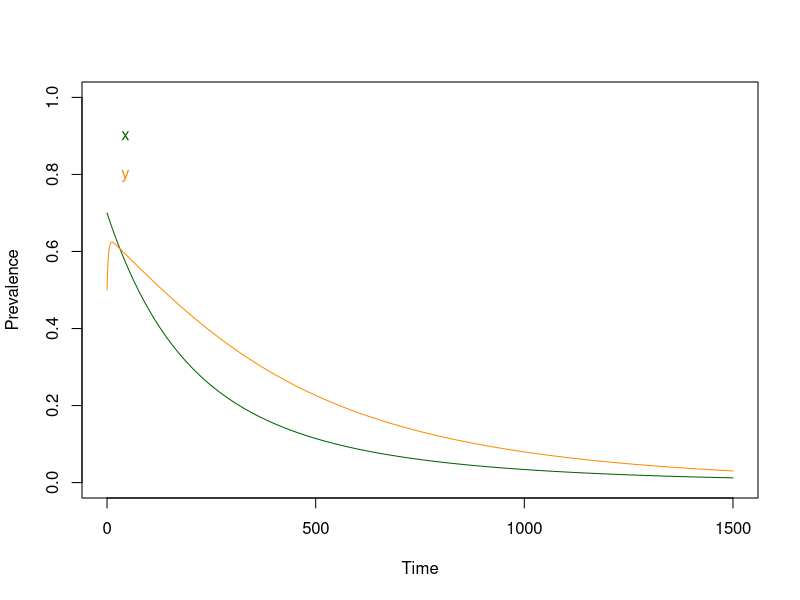
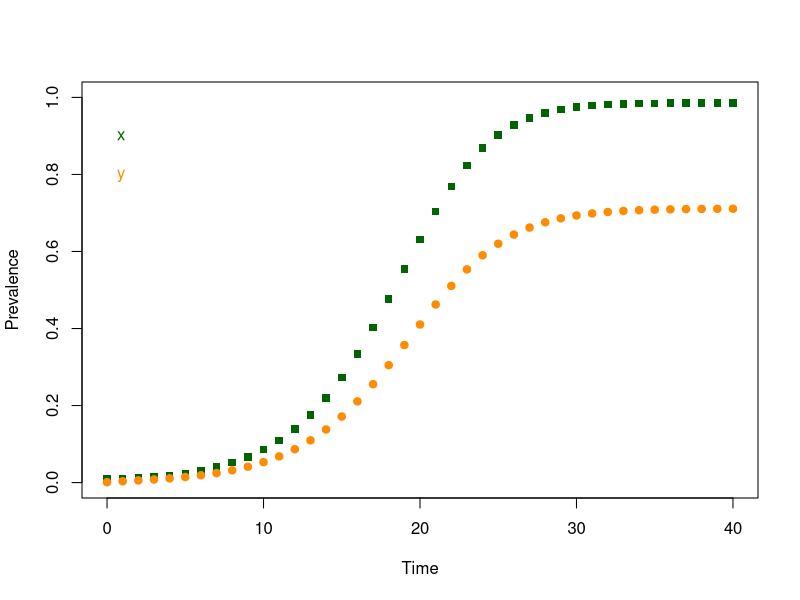
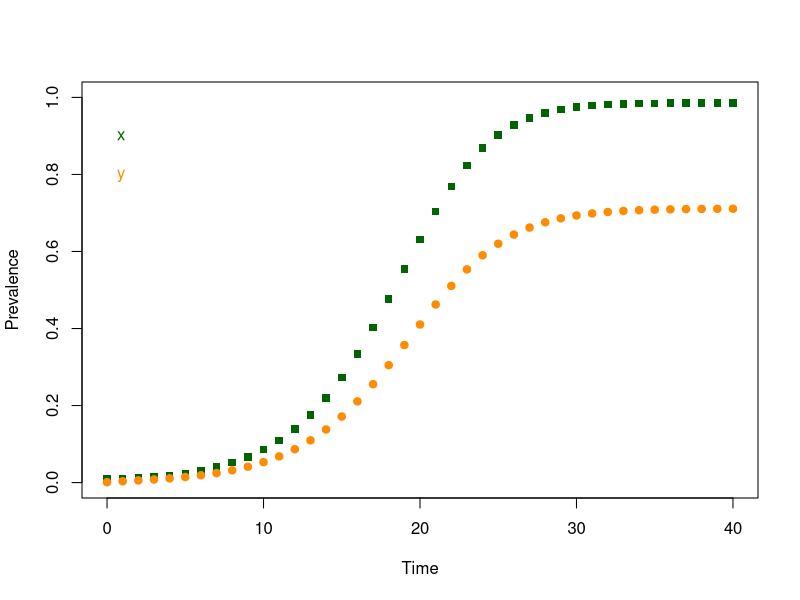
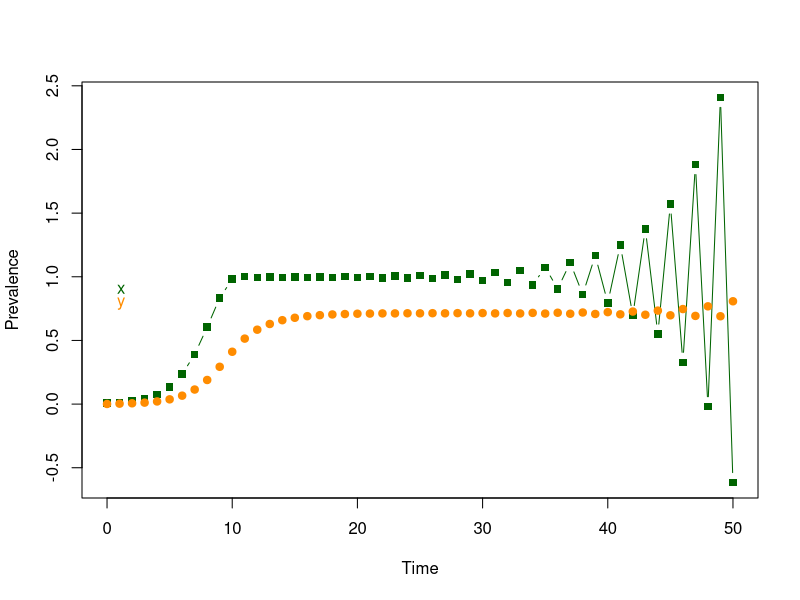
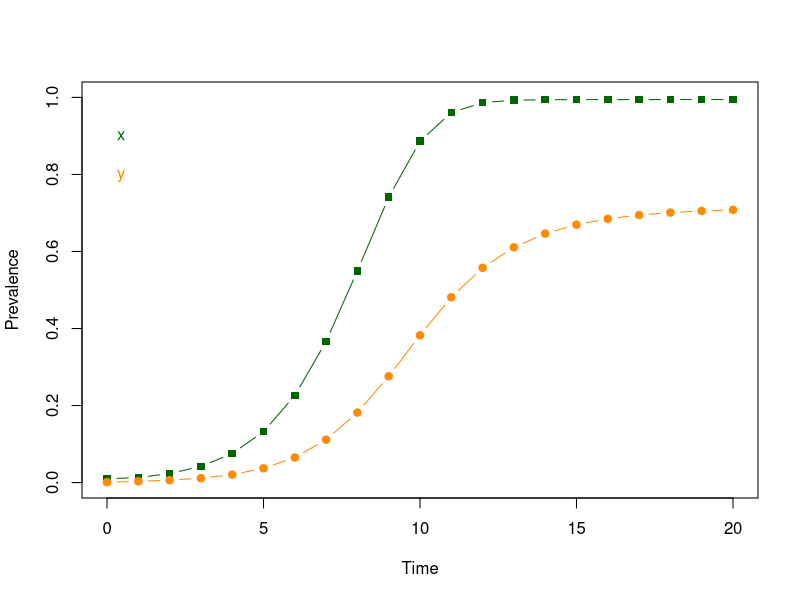
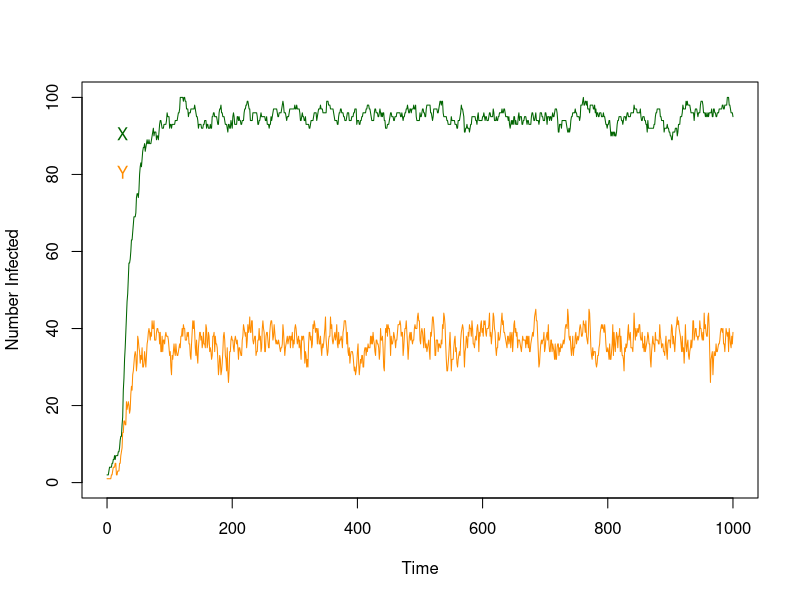
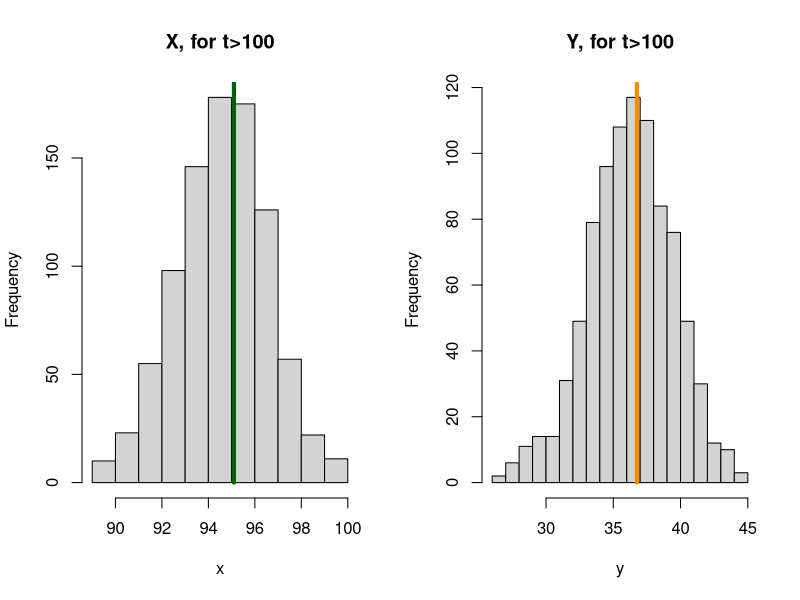
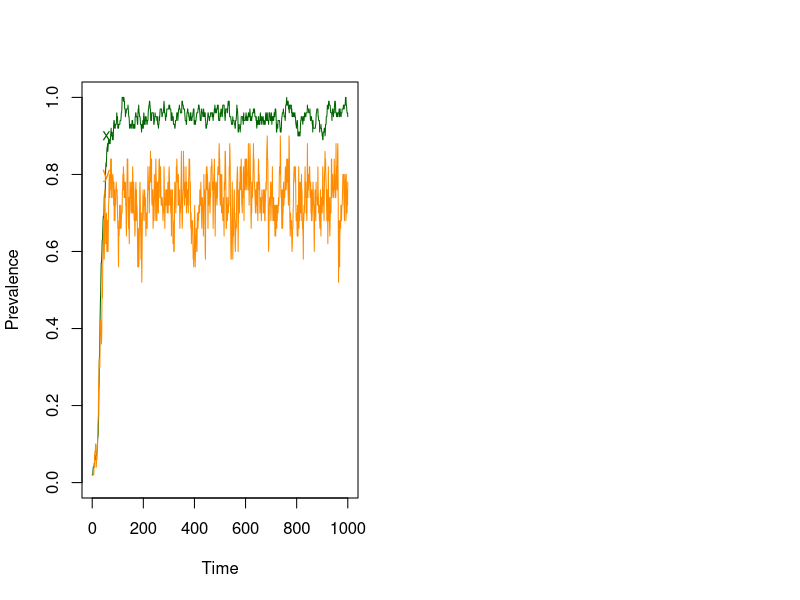

R code for these plots, in order:
## ---- chunk 1
# Initial Conditions at a point in time, as a Named Vector 
xy = c(t=0, x=0.01, y=0.001)
xy
## ---- chunk 2
as.list(xy)$x
## ---- chunk 3
with(as.list(xy), x) 
## ---- chunk 4
# INPUTS
# s - The fraction of infections that clear each day
# u - The fraction of mosquitoes that die each day
# a - The fraction of mosquitoes that blood feed on a human each day
# m - The number of mosquitoes per human
#
# OUTPUTS 
# a list with the parameter values by name
ross_dts_makepars = function(
  s = 1/200, 
  u = 1/10,  
  a = 1/4,   
  m = 2      
){
  list(s=s, u=u, a=a, m=m)
}
## ---- chunk 5
ross_dts_par = ross_dts_makepars()
## ---- chunk 6
# INPUTS
# xy     - current variables, as a named vector
# params - the parameters, as a list
#
# OUTPUTS
# the updated values of the variables, as a named vector

ross_diffs_1 = function(xy, params){
  with(as.list(xy), 
    with(params,{
      xn = x - s*x + m*a*y*(1-x) 
      yn = y - u*y + a*x*(1-y) 
      return(c(t=t+1, x=xn, y=yn))
    })
  )
}
## ---- chunk 7
# xy_t stores the values of the variables
xy_t = xy
xy_t
## ---- chunk 8
# Compute 
xy = ross_diffs_1(xy, ross_dts_par)
## ---- chunk 9
# Print to screen
print(xy) 
## ---- chunk 10
# Store 
xy_t = rbind(xy_t, xy)
## ---- chunk 11
# Print to screen
print(xy_t) 
## ---- chunk 12
# Iterate to compute the values as they change over time 
for(t in 2:40){
  xy = ross_diffs_1(xy, ross_dts_par) 
  xy_t = rbind(xy_t, xy) 
} 
## ---- chunk 13
print(tail(xy_t, 3)) 
## ---- chunk 14
# The last value is still stored as xy; the [-1] omits t
xy[-1] - ross_diffs_1(xy, ross_dts_par)[-1]
## ---- chunk 15
for(i in 41:140){
  xy = ross_diffs_1(xy, ross_dts_par)
  xy_t = rbind(xy_t, xy) 
} 
xy[-1] - ross_diffs_1(xy, ross_dts_par)[-1]
## ---- chunk 16
# INPUTS
# params - the parameters, as a list 
#
# OUTPUTS
# the steady state values of x and y 
ross_dts_steady_0 = function(params){with(params,{
  xx = (m*a^2 - s*u)/ (m*a^2 + s*a)
  yy = a*xx/(u+a*xx) 
  c(x=xx,y=yy)
})}
## ---- chunk 17
ross_dts_steady_0(ross_dts_par)
## ---- chunk 18
ross_dts_par1 = ross_dts_makepars(m=0.005) 
ross_dts_steady_0(ross_dts_par1)
## ---- chunk 19
# Set initial conditions
xy = c(t=0, x=0.7, y=0.5)
xy_t = xy 
# Solve 
for(t in 1:1500){
  xy = ross_diffs_1(xy, ross_dts_par1) 
  xy_t = rbind(xy_t, xy)
} 
# Plot 
with(as.data.frame(xy_t), {
  plot(t, x, "n", ylim = range(0, 1), ylab = "Prevalence", xlab = "Time")
  lines(t, x, col = "darkgreen", pch =15)
  lines(t, y, col = "darkorange", pch =19)
  text(10, 0.9, "x", col = "darkgreen", pos=4) 
  text(10, 0.8, "y", col = "darkorange", pos=4) 
})
## ---- chunk 20
ross_dts_steady_0(ross_dts_par1)
## ---- chunk 21
m_crit = with(ross_dts_par, s*u/a^2)
m_crit 
## ---- chunk 22
ross_dts_par2 = ross_dts_makepars(m=m_crit)
ross_dts_steady_0(ross_dts_par2)
## ---- chunk 23
# INPUTS
# params - the parameters, as a list 
#
# OUTPUTS
# the steady state values of x and y 
ross_dts_steady_1 = function(params){with(params,{
  xx = ifelse(m*a^2 > s*u, (m*a^2 - s*u)/(m*a^2 + s*a), 0) 
  yy = a*xx/(u+a*xx) 
  c(x=xx,y=yy)
})}
## ---- chunk 24
ross_dts_steady_1(ross_dts_par1)
## ---- chunk 25
# INPUTS
# pars - the parameters, as a list 
# x0   - the initial value of x
# y0   - the initial value of y
# t0   - the initial value of t
# tmax - the last value of t 
#
# OUTPUTS
# the values of the variables over time, as a list 
ross_dts_solve_1 = function(pars, x0=.01, y0 = 0.001, t0=0, tmax=100){
   xy = c(t=t0, x=x0, y=y0)
   xy_t = xy 
   for(t in (t0+1):tmax){
     xy = ross_diffs_1(xy, pars)
     xy_t = rbind(xy_t, xy)
   }
   return(list(time=xy_t[,1], x=xy_t[,2], y = xy_t[,3], last = xy)) 
}
## ---- chunk 26
# INPUTS
# xy_t - a list with elements named x, y, and time
# type - plot type:  "l" or "p" or "b"
# lty  - lty  
# add  - if TRUE, add to existing plot 
#
# OUTPUTS
# the values of the variables over time, as a list 
plot_xy = function(xy_t, type = "l", lty=1, add=FALSE){with(xy_t,{
  if(add == FALSE) 
  plot(time, x, "n", ylim = range(0, 1, y, x), ylab = "Prevalence", xlab = "Time")
  lines(time, x, type = type, lty=lty, col = "darkgreen", pch =15)
  lines(time, y, type = type, lty=lty, col = "darkorange", pch =19)
  text(0, 0.9, "x", col = "darkgreen", pos=4) 
  text(0, 0.8, "y", col = "darkorange", pos=4) 
})}
## ---- chunk 27
plot_xy(ross_dts_solve_1(ross_dts_makepars(), tmax=40), type="p") 
## ---- chunk 28
params <- ross_dts_makepars()
output <- ross_dts_solve_1(params, tmax=40) 
plot_xy(output, type="p") 
## ---- chunk 29
output$last[-1]
## ---- chunk 30
ross_dts_steady_1(params) 
## ---- chunk 31
sum(abs(output$last[-1] - ross_dts_steady_1(params)))
## ---- chunk 32
# INPUTS
# xy  - xy 
# par - a set of parameters for a ross_dts model 
# tol - a tolerance level 
#
# OUTPUTS
# boolean - 
ross_dts_checkit_1 = function(params, tmax=200, tol=1e-9){
  xy1 <- ross_dts_solve_1(params, tmax=tmax)$last[-1]
  xy2 <- ross_dts_steady_1(params)
  sum(abs(xy1 - xy2)) < tol
}
## ---- chunk 33
ross_dts_checkit_1(ross_dts_par, tmax=40)
## ---- chunk 34
ross_dts_checkit_1(ross_dts_par)
## ---- chunk 35
ross_dts_par3 = ross_dts_makepars(m=12.4)
plot_xy(ross_dts_solve_1(ross_dts_par3, x0 = .01, y0=.001, tmax=50), "b") 
## ---- chunk 36
# INPUTS
# xy      - current variables, as a named vector
# params  - the parameters, as a list
#
# OUTPUTS
# the updated values of the variables, as a named vector
ross_dts_2 = function(xy, params){with(as.list(xy), with(params,{
  xn = x - s*x + (1-exp(-m*a*y))*(1-x) 
  yn = y - u*y + a*x*(1-y) 
  t=t+1
  return(c(t=t, x=xn, y=yn))
}))}
## ---- chunk 37
# INPUTS
# pars - the parameters, as a list 
# x0   - the initial value of x
# y0   - the initial value of y
# t0   - the initial value of t
# tmax - the last value of t 
#
# OUTPUTS
# the values of the variables over time, as a list 
ross_dts_solve_2 = function(pars, x0=.01, y0 = 0.001, t0=0, tmax=100){
   xy = c(t=t0, x=x0, y=y0) 
   xy = c(t=0, x=x0, y=y0) 
   xy_t = xy 
   for(t in (t0+1):tmax){
     xy = ross_dts_2(xy, pars)
     xy_t = rbind(xy_t, xy)
   }
   return(list(time=xy_t[,1], x=xy_t[,2], y = xy_t[,3], last = xy)) 
}
## ---- chunk 38
plot_xy(ross_dts_solve_2(ross_dts_par3, x0 = .01, y0=.001, tmax=20), "b") 
## ---- chunk 39
# INPUTS
# par - the model parameters, as a list 
#
# OUTPUTS
# the steady state values of x and y 
ross_dts_steady_2 = function(pars, tol=1e-10){with(pars,{
   f_xx = function(x, pp){with(pp,{
     xx = (1 - exp(-m*a^2*x/(u+a*x)))*(1-x) - s*x
     y = a*xx/(u+a*xx)
     yy = u*y + a*xx*(1-y) 
     return(xx^2 + yy^2)
   })}
   xx = optimize(f_xx, c(0,1), pp=pars, tol = tol)$min
   yy = a*xx/(u+a*xx) 
   c(xx, yy)
})}
## ---- chunk 40
ross_dts_steady_2(ross_dts_par3)
## ---- chunk 41
ross_dts_solve_2(ross_dts_par3, x0=.1, y0=.05, tmax=300)$last[-1]
## ---- chunk 42
# INPUTS
# xy     - xy 
# par    - a set of parameters for a ross_dts model 
# tmax   - maximum runtime for ross_dts_solve_2 
# st_tol - tolerance for ross_dts_steady_2
# tol    - desired tolerance for verification
#
# OUTPUTS
# boolean - 
ross_dts_checkit_2 = function(params, tmax=300, st_tol=1e-10, tol=1e-7){
  xy1 <- ross_dts_solve_2(params, tmax=tmax)$last[-1]
  xy2 <- ross_dts_steady_2(params, tol=st_tol)
  sum(abs(xy1 - xy2)) < tol
}
## ---- chunk 43
ross_dts_checkit_2(ross_dts_par3)
## ---- chunk 44
# The parameters, as a list 
ross_sdts_par = list(
  M = 50,   # The number of mosquitoes 
  H = 100,   # The number of humans 
  s = 1/200, # The fraction of infections that clear each day
  u = 1/12,  # The fraction of mosquitoes that die each day
  a = 1/4   # The fraction of mosquitoes that blood feed on a human each day
)
ross_sdts_par$m = with(ross_sdts_par, M/H)
## ---- chunk 45
# XY      - a vector of the form c(t, X, Y) 
# params  - the parameters, as a list 
ross_sdts = function(XY, params){
  with(as.list(XY), 
    with(params,{
      ar = 1 - exp(-a*Y/H)
      Xn = rbinom(1, X, 1-s) + rbinom(1, H-X, ar)  
      Yn = rbinom(1, Y, 1-u) + rbinom(1, M-Y, a*X/H)  
      t=t+1
      return(c(t=t, X=Xn, Y=Yn))
}))}
## ---- chunk 46
# INPUTS
# pars - the parameters, as a list 
# X0   - the initial number of infected humans
# Y0   - the initial number of infected mosquitoes 
# t0   - the initial value of t
# tmax - the last value of t 
#
# OUTPUTS
# the values of the variables over time, as a list 
sim_ross_sdts = function(pars, X0=2, Y0 = 1, t0=0, tmax=100){
   XY = c(t=t0, X=X0, Y=Y0) 
   XY_t = XY 
   for(t in (t0+1):tmax){
     XY = ross_sdts(XY, pars)
     XY_t = rbind(XY_t, XY)
   }
   X=XY_t[,2] 
   Y=XY_t[,3]
   x=X/pars$H 
   y=Y/pars$M 
   return(list(time=XY_t[,1], x=x, y=y, X=X, Y=Y, last = XY)) 
}
## ---- chunk 47
# INPUTS
# XY_t - a list with elements named x, y, and time
# type - plot type:  "l" or "p" or "b"
# lty  - lty  
# add  - if TRUE, add to existing plot 
plot_XY = function(XY_t, type="l", lty=1, add= FALSE){with(XY_t,{
  if(add == FALSE) 
  plot(time, X, type = "n", ylim = range(0, X, Y), ylab = "Number Infected", xlab = "Time")
  lines(time, X, type=type, lty=lty, col="darkgreen", pch =15)
  lines(time, Y, type=type, lty=lty, col="darkorange", pch =19)
  text(0, 0.9*max(X,Y), "X", col = "darkgreen", pos=4) 
  text(0, 0.8*max(X,Y), "Y", col = "darkorange", pos=4) 
})}
## ---- chunk 48
set.seed(253)
XYt <- sim_ross_sdts(ross_sdts_par, tmax=1000) 
## ---- chunk 49
plot_XY(XYt)
## ---- chunk 50
Xdist= with(XYt, X[-c(1:100)]) 
Ydist= with(XYt, Y[-c(1:100)]) 
mX = mean(Xdist)
mY = mean(Ydist) 
c(X=mX, Y=mY)
## ---- chunk 51
par(mfrow=c(1,2))
hist(Xdist,  xlab = "x", main = "X, for t>100")
segments(mX, 0, mX, 250, lwd=4, col = "darkgreen")
hist(Ydist, 15, xlab = "y", main = "Y, for t>100")
segments(mY, 0, mY, 200, lwd=4, col = "darkorange")
## ---- chunk 52
plot_xy(XYt)
## ---- chunk 53
xdist= with(XYt, x[-c(1:100)]) 
ydist= with(XYt, y[-c(1:100)]) 
mx = mean(xdist)
my = mean(ydist)
c(x=mx, y=my) 
## ---- chunk 54
par(mfrow=c(1,2))
hist(xdist,  xlab = "x", main = "x, for t>100")
segments(mx, 0, mx, 250, lwd=4, col = "darkgreen")
hist(ydist, 15, xlab = "y", main = "y, for t>100")
segments(my, 0, my, 200, lwd=4, col = "darkorange")
## ---- chunk 55
with(XYt,{
  ix = which(time>100)
  plot(jitter(X[ix],1.5), jitter(Y[ix],1.5), xlab = "X", ylab = "Y", cex=0.2)
}) 
points(mX, mY, col = "darkred", pch = 8, cex =3)
## ---- chunk 56
c(mx, my) - ross_dts_steady_1(ross_sdts_par)
## ---- chunk 57
library(deSolve)
## ---- chunk 58
ross_xde_inits = c(x=0.01, y=0.01)
## ---- chunk 59
# The parameters, as list 
ross_xde_par = list(
  r = 1/200, # The clearance rate for infections 
  g = 1/12,  # The mosquito daily death rate 
  a = 1/4,   # The mosquito human blood feeding rate 
  m = 0.5      # The number of mosquitoes per human
) 
## ---- chunk 60
# INPUTS
# t - the current time 
# vars - the variables, as a named vector 
# pars - the parameters, as a list
# OUTPUTS
# the derivatives, as a list 
ross_xde = function(t, vars, pars){
  with(pars, 
    with(as.list(vars),{
    
      dxdt = m*a*y*(1-x) - r*x
      dydt = a*x*(1-y) - g*y
  
      return(list(c(dxdt, dydt)))
    })
  )
}
## ---- chunk 61
c(1/200, 1-exp(-1/200)) 
## ---- chunk 62
deSolve::ode(ross_xde_inits, 0:5, ross_xde, ross_xde_par)
## ---- chunk 63
# INPUTS: 
# pars -- the parameter values, as a list
# x0   -- the initial value for x(t) 
# y0   -- the initial value for y(t) 
# tmax -- the largest value of t  
# dt   -- the interval for t 
# OUTPUT: 
# the output of ode as a data.frame 
ross_xde_solve = function(pars, x0=.01, y0=0.001, tmax=100, dt=1){
  tms = seq(0, tmax, by = dt)
  xy0 = c(x=x0, y=y0)
  data.frame(ode(xy0, tms, ross_xde, pars)) 
}
## ---- chunk 64
ode_out <- ross_xde_solve(ross_xde_par)
## ---- chunk 65
plot_xy(ode_out)
## ---- chunk 66
ode_out1 <- ross_xde_solve(ross_xde_par, x0=0.2, y0=0.02)
ode_out2 <- ross_xde_solve(ross_xde_par, x0=.99, y0=0.99)
## ---- chunk 67
plot_xy(ode_out)
plot_xy(ode_out1, lty=2, add=TRUE)
plot_xy(ode_out2, lty=3, add=TRUE)
## ---- chunk 68
ross_xde_steady_1 = function(pars){with(pars,{
  xx = ifelse(m*a^2 > r*g, (m*a^2 - r*g)/(m*a^2 + r*a), 0) 
  yy = a*xx/(g+a*xx)
  c(x=xx, y=yy)
})}
## ---- chunk 69
ross_xde_steady_1(ross_xde_par)
## ---- chunk 70
de_eq <- ross_xde_solve(ross_xde_par, tmax=500, dt=5)
with(de_eq, c(x=tail(x,1), y=tail(y,1))) 
## ---- chunk 71
# The parameters, as list 
ross_sxde_par = list(
  r = 1/200, # The clearance rate for infections 
  g = 1/12,  # The mosquito daily death rate 
  a = 1/4,   # The mosquito human blood feeding rate 
  M = 50,   # The number of mosquitoes 
  H = 100    # The number of humans
) 
## ---- chunk 72
ross_sxde = function(XY, pars){
  with(as.list(XY), with(pars,{
    p1 = a*Y*(H-X)/H
    p2 = r*X 
    p3 = a*X*(M-Y)/H
    p4 = g*Y 

    t = t + rexp(1, p1+p2+p3+p4)
    
    event = sample(1:4, 1, prob=c(p1, p2, p3, p4))
    if (event==1) X <- X+1
    if (event==2) X <- X-1
    if (event==3) Y <- Y+1
    if (event==4) Y <- Y-1
    
    return(c(t=t,  X=X, Y=Y, x=X/H, y=Y/M))
}))}
## ---- chunk 73
xy = c(t=0, X=10, Y=10)
for (i in 1:5){
  xy <- ross_sxde(xy, ross_sxde_par)
  print(xy)
}
## ---- chunk 74
sim_ross_sxde = function(pars, X0=2, Y0=1, tmax=300){
   XY = c(t=0, X=X0, Y=Y0) 
   tm = XY[1]
   XY_t = c()  
   while(tm < tmax){
     XY = ross_sxde(XY, pars)
     tm = XY[1]
     XY_t = rbind(XY_t, XY)
   }
   return(list(time=XY_t[,1], X=XY_t[,2], Y=XY_t[,3], x = XY_t[,4], y = XY_t[,5])) 
}
## ---- chunk 75
out <- sim_ross_sxde(ross_sxde_par)
## ---- chunk 76
par(mfrow = c(2,1))
plot_XY(out)
plot_xy(out)
## ---- chunk 77
par(mfrow=c(1,2))
with(out,{
  ix = which(time>100)
  xdist= X[ix]; mx = mean(xdist)
  ydist= Y[ix]; my = mean(ydist) 
  hist(xdist, 10, xlab = "X", main = "X, for t>100")
  segments(mx, 0, mx, 250, lwd=4, col = "darkgreen")
  hist(ydist, 15, xlab = "Y", main = "Y, for t>100")
  segments(my, 0, my, 200, lwd=4, col = "darkorange")
})
## ---- chunk 78
par(mfrow=c(1,2))
with(out,{
  ix = which(time>100)
  xdist= x[ix]; mx = mean(xdist)
  ydist= y[ix]; my = mean(ydist) 
  hist(xdist, 10, xlab = "x", main = "x, for t>100")
  segments(mx, 0, mx, 250, lwd=4, col = "darkgreen")
  hist(ydist, 15, xlab = "y", main = "y, for t>100")
  segments(my, 0, my, 200, lwd=4, col = "darkorange")
})
## ---- chunk 79
# The parameters, as list 
ross_xde_par_5 = list(
  r = 1/200, # The clearance rate for infections 
  g = 1/12,  # The mosquito daily death rate 
  a = 1/4,   # The mosquito human blood feeding rate 
  m = 0.5,   # The number of mosquitoes per human
  H = 100,
  M = 50
) 
## ---- chunk 80
ross_xde_solve(ross_xde_par_5, x0=0.01, y=0.02, tmax=200, dt=1) -> r_xde
sim_ross_sxde(ross_xde_par_5, X0=1, Y0=1, tmax=200) -> s_xde0
sim_ross_sxde(ross_xde_par_5, X0=1, Y0=1, tmax=200) -> s_xde1
sim_ross_sxde(ross_xde_par_5, X0=1, Y0=1, tmax=200) -> s_xde2
sim_ross_sxde(ross_xde_par_5, X0=1, Y0=1, tmax=200) -> s_xde3
sim_ross_sxde(ross_xde_par_5, X0=1, Y0=1, tmax=200) -> s_xde4
sim_ross_sxde(ross_xde_par_5, X0=1, Y0=1, tmax=200) -> s_xde5
## ---- chunk 81
# The parameters, as a list 
ross_dts_par_5 = list(
#  s = 1-exp(-1/200), # The fraction of infections that clear each day
  s = 1/200, # The fraction of infections that clear each day
#  u = 1-exp(-1/12),  # The fraction of mosquitoes that die each day
  u = 1/12,  # The fraction of mosquitoes that die each day
  a = 1/4,   # The fraction of mosquitoes that blood feed on a human each day
  m = 0.5,   # The number of mosquitoes per human
  H = 100,
  M = 50
) 
## ---- chunk 82
# INPUTS
# xy_t - a list with elements named x, y, and time
# type - plot type:  "l" or "p" or "b"
# lty  - lty  
# add  - if TRUE, add to existing plot 
#
# OUTPUTS
# the values of the variables over time, as a list 
plot_x = function(xy_t, type = "l", lty=1, clr="darkgreen", add=FALSE){with(xy_t,{
  if(add == FALSE) 
  plot(time, x, "n", ylim = c(0,1), main = "Human Infection Prevalence",
       ylab = "x - Proportion Infected", xlab = "Time")
  lines(time, x, type = type, lty=lty, col = clr, pch =15)
})}
## ---- chunk 83
# INPUTS
# xy_t - a list with elements named x, y, and time
# type - plot type:  "l" or "p" or "b"
# lty  - lty  
# add  - if TRUE, add to existing plot 
#
# OUTPUTS
# the values of the variables over time, as a list 
plot_y = function(xy_t, type = "l", lty=1, clr="darkorange", add=FALSE){with(xy_t,{
  if(add == FALSE) 
  plot(time, y, "n", ylim = c(0,1), main = "Mosquito Infection Prevalence",
       ylab = "y - Proportion Infected", xlab = "Time")
  lines(time, y, type = type, lty=lty, col = clr, pch =15)
})}
## ---- chunk 84
ross_dts_solve_2(ross_dts_par_5, x0=0.01, y0=0.02, tmax=200) -> r_dts
ross_dts_solve_1(ross_dts_par_5, x0=0.01, y0=0.02, tmax=200) -> r1_dts
sim_ross_sdts(ross_dts_par_5, X0=1, Y0=1, tmax=200) -> s_dts0
sim_ross_sdts(ross_dts_par_5, X0=1, Y0=1, tmax=200) -> s_dts1
sim_ross_sdts(ross_dts_par_5, X0=1, Y0=1, tmax=200) -> s_dts2
sim_ross_sdts(ross_dts_par_5, X0=1, Y0=1, tmax=200) -> s_dts3
sim_ross_sdts(ross_dts_par_5, X0=1, Y0=1, tmax=200) -> s_dts4
sim_ross_sdts(ross_dts_par_5, X0=1, Y0=1, tmax=200) -> s_dts5
## ---- chunk 85
library(viridisLite)
clrs = turbo(4)
par(mfrow = c(2,1))
plot_x(r_xde,  clr = clrs[1])
plot_x(r_dts,  clr = clrs[2], add=T)
plot_x(s_dts0, clr = clrs[3], lty=2, add=T)
plot_x(s_xde0, clr = clrs[4], lty=2, add=T)

plot_y(r_xde,  clr = clrs[1])
plot_y(r_dts,  clr = clrs[2], add=T)
plot_y(s_dts0, clr = clrs[3], lty=2, add=T)
plot_y(s_xde0, clr = clrs[4], lty=2, add=T)
## ---- chunk 86
clrs = turbo(4)
par(mfrow = c(3,1))
plot_x(r_xde, clr = clrs[1])
plot_x(r_dts, clr = clrs[2], add=T)
plot_x(r1_dts, clr = clrs[4], add=T)

plot_y(r_xde, clr = clrs[1])
plot_y(r_dts, clr = clrs[2], add=T)
plot_y(r1_dts, clr = clrs[4], add=T)

tm = with(r_xde, time) 
dx = with(r_xde, x) - with(r_dts, x)
dy = with(r_xde, y) - with(r_dts, y)

dx1 = with(r_xde, x) - with(r1_dts, x)
dy1 = with(r_xde, y) - with(r1_dts, y)

plot(tm,  dx, type = "n", ylim = range(dx, dx1, dy, dy1),  ylab = "dx, dy", xlab = "Time", main = "Model Differences")
lines(tm, 0*dx, col = grey(0.8))
lines(tm,  dx, col = "darkgreen", lwd=2)
lines(tm,  dx1, col = "darkgreen", lwd=2, lty=3)
lines(tm,  dy, col = "darkorange", lwd=2)
lines(tm,  dy1, col = "darkorange", lwd=2, lty=3)
## ---- chunk 87
ssd_2mods = function(m1, m2, norm=1){
  dx = sum((with(m1, x) - with(m2, x))^2) 
  dy = sum((with(m1, y) - with(m2, y))^2) 
  return((dx+dy)/norm) 
}
## ---- chunk 88
ssd_2mods(r_xde, r_dts, norm = length(r_xde$time))
## ---- chunk 89
sabs_2mods = function(m1, m2, norm=1){
  dx = sum(abs(with(m1, x) - with(m2, x))) 
  dy = sum(abs(with(m1, y) - with(m2, y)))
  return((dx+dy)/norm) 
}
## ---- chunk 90
sabs_2mods(r_xde, r1_dts, norm = length(r_xde$time))
## ---- chunk 91
library(viridisLite)
clrsA = mako(8)[2:7]
clrsB = rocket(8)[2:7]
par(mfrow = c(2,1))

plot_x(r_xde, clr=clrs[1])
plot_x(s_dts0, clr=clrsA[1], add=T)
plot_x(s_xde0, clr=clrsB[1], add=T)
plot_x(s_dts1, clr=clrsA[2], add=T)
plot_x(s_xde1, clr=clrsB[2], add=T)
plot_x(s_dts2, clr=clrsA[3], add=T)
plot_x(s_xde2, clr=clrsB[3], add=T)
plot_x(s_dts3, clr=clrsA[4], add=T)
plot_x(s_xde3, clr=clrsB[4], add=T)
plot_x(s_dts4, clr=clrsA[5], add=T)
plot_x(s_xde4, clr=clrsB[5], add=T)
plot_x(s_dts5, clr=clrsA[6], add=T)
plot_x(s_xde5, clr=clrsB[6], add=T)

plot_y(r_xde, clr=clrs[1])
plot_y(s_dts0, clr=clrsA[1], add=T)
plot_y(s_xde0, clr=clrsB[1], add=T)
plot_y(s_dts1, clr=clrsA[2], add=T)
plot_y(s_xde1, clr=clrsB[2], add=T)
plot_y(s_dts2, clr=clrsA[3], add=T)
plot_y(s_xde2, clr=clrsB[3], add=T)
plot_y(s_dts3, clr=clrsA[4], add=T)
plot_y(s_xde3, clr=clrsB[4], add=T)
plot_y(s_dts4, clr=clrsA[5], add=T)
plot_y(s_xde4, clr=clrsB[5], add=T)
plot_y(s_dts5, clr=clrsA[6], add=T)
plot_y(s_xde5, clr=clrsB[6], add=T)
